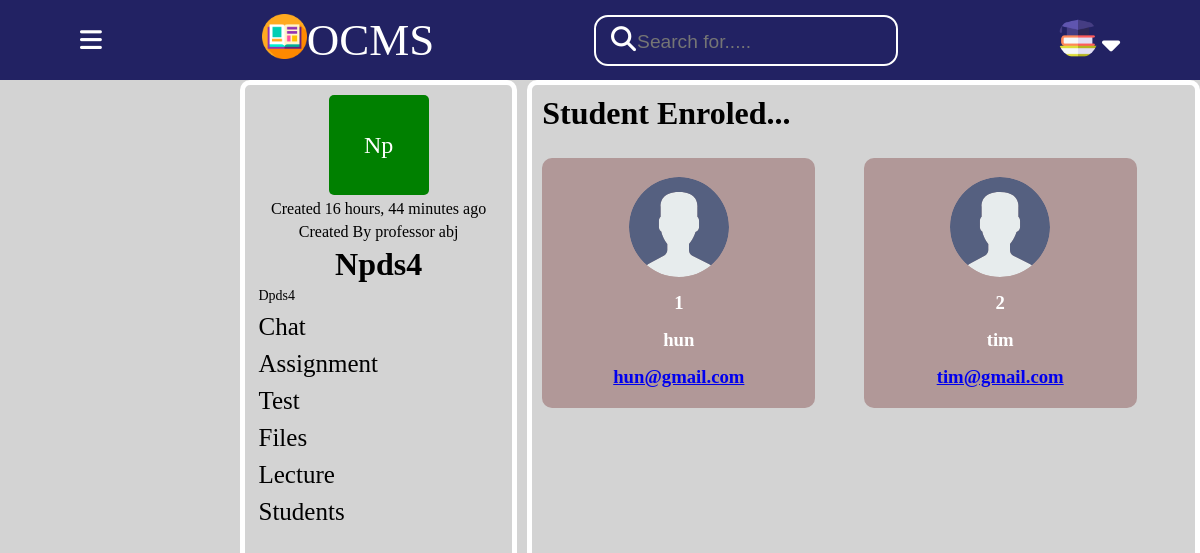
The page /troom/8/trstudents/ on the database as committed earlier.
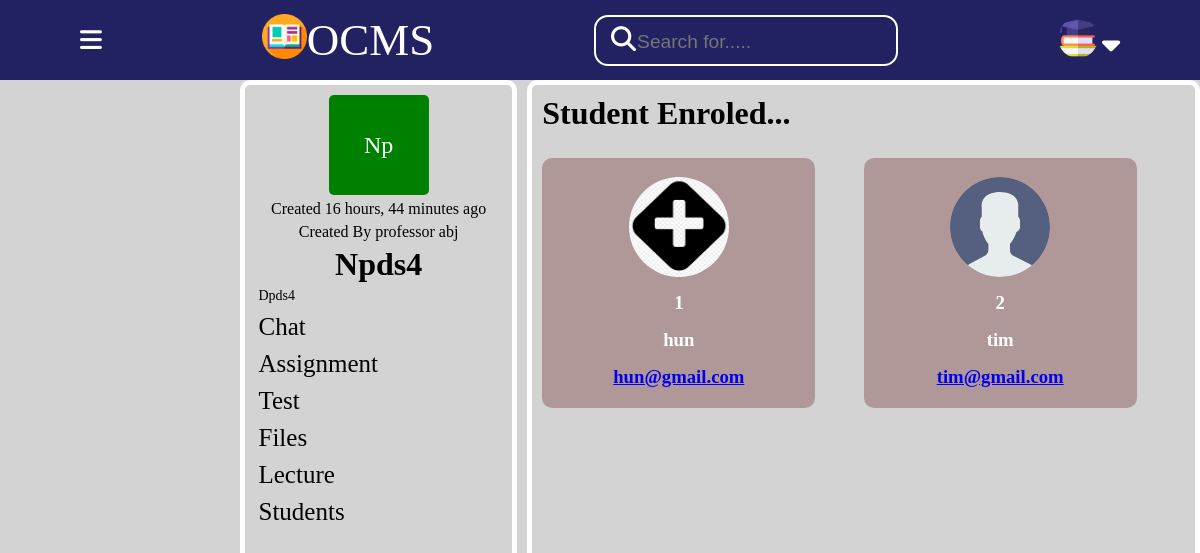
The same page on the database as committed later.
### base/models.py (models this page shows, shortened)
class Student(models.Model):
    user = models.OneToOneField(User,on_delete=models.CASCADE,primary_key=True,related_name='Student')
    roll_no = models.CharField(max_length=50, null=True)
    name=models.CharField(max_length=250)
    email = models.EmailField(null=False)
    department=models.CharField(max_length=250 ,null=True)
    rooms=models.ManyToManyField(Room,related_name="student_rooms",blank=True)
    bio = models.TextField(null=True)
    phone = models.IntegerField(null=True)
    avatar = models.ImageField(null=True, default="avatar.svg")
    class Meta:
        ordering = ['roll_no']

### base/views.py (the view)
# urls.py: path("troom/<str:pk>/trstudents/",views.trstudents,name="trstudents"),
def trstudents(request,pk):
    room=Room.objects.get(id=pk)
    students=Student.objects.filter(rooms__id=pk)
    context={'room':room,'students':students}
    return render(request,'base/trstudents.html',context)

### base/templates/base/trstudents.html
{% include 'teacher_main.html' %}
{% block content %}
       <div class="bigcontainer">
        <div class="leftcontainer">
            <div class="classicon">
                {{ room.name|slice:":2" }}
            </div>
           <p>Created {{room.created | timesince}} ago</p>
           <p>Created By professor {{room.teacher}}</p>
            <div class="classname">
                <h1>{{room.name}} </h1>
            </div>
            <ul>
                <li class="opt" style="font-size: 14px;">
                    {{room.description}}
                </li>
                <li class="opt">
                    <a href="{% url 'troom' room.id %}">Chat</a>
                </li>
                <li class="opt">
                  <a href="#">Assignment</a>
                </li>
                <li class="opt">
                 <a href="#">Test</a>
                </li>
                <li class="opt">
                   <a href="#">Files</a>
                </li>
                <li class="opt">
                    <a href="#">Lecture</a>
                </li>
                <li class="opt">
                    <a href="{% url 'trstudents' room.id %}">Students</a>
                </li>
            </ul>
        </div>
        <div class="rightcontainer">
         <div class="studentenroalde">
            <h1>Student Enroled...</h1>
         </div>
         <div class="allstudentcontainer">
            {% for student in students %}
            <div class="studentcard">
                <div class="studentphoto">
                 <img src="{{student.avatar.url}}" class="studentphoto">
                </div>
                <div class="studentname">
                    <h3>{{student.roll_no}}</h3>
                </div>
                <div class="studentmail">
                    <h3>{{student.name}}</h3>
                </div>
                <div>
                    <h3><a href="mailto: {{student.email}}">{{student.email}}</a></h3>
                </div>
            </div>
            {% endfor %}
         </div>
       </div>
{% endblock content %}

Rows that differ between the two databases and show on the page:
changed Student "hun": avatar: picture added in place of a placeholder
